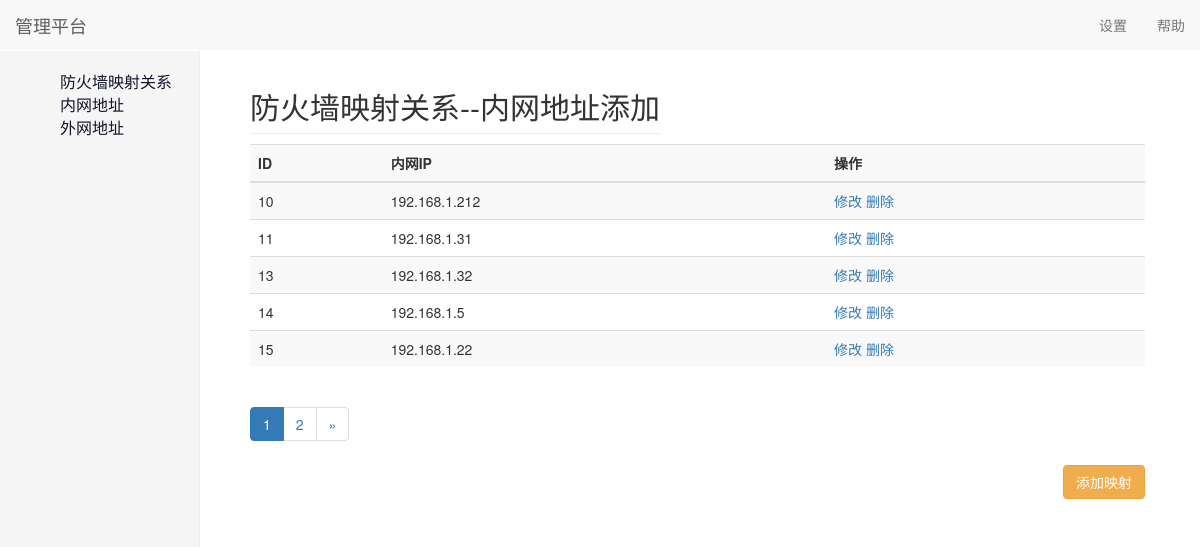
The page /fwmapping/landetail/ on the database as committed earlier.
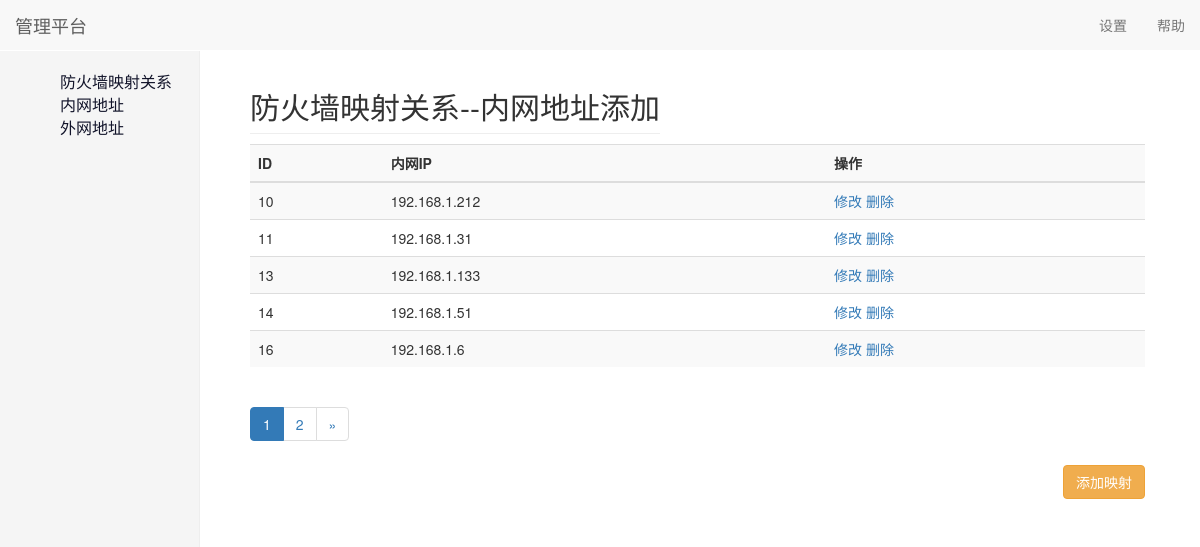
The same page on the database as committed later.
### fwMapping/models.py (models this page shows, shortened)
class Laninter(models.Model):
    lanip = models.GenericIPAddressField(unique=True)

### fwMapping/views.py (the view)
# urls.py: path('landetail/', views.LanDetail.as_view(), name="lanDetail"),
class LanDetail(ListDeleteView):
    queryset = models.Laninter
    serializers_class = modelSer.LanForm
    render_html = "LanDetail.html"
    page_num = 5

### fwMapping/public/generics.py (called while the page is built)
    def listView(self, request, *args, **kwargs):
        queryset = self.queryset.objects.all().order_by('pk')
        p = Paginator_page(request, queryset, self.page_num)
        get_list = p.get_page
        forms = self.serializers_class(request.POST)
        get_list["forms"] = forms
        return render(request, self.render_html, get_list)

### fwMapping/public/mixins.py (called while the page is built)
    def get(self, request, *args, **kwargs):
        return self.listView(request, *args, **kwargs)

### fwMapping/templates/LanDetail.html (shortened to what this page needs)
{% extends 'index.html' %}
{% block right_box %}
    {% load static %}
    <div class="clearfix">
        <h2 class="sub-header pull-left">防火墙映射关系--内网地址添加</h2>
    </div>
    <div class="table-responsive">
        <table class="table table-striped">
            <tr>
                <th>ID</th>
                <th>内网IP</th>
                <th colspan="2">操作</th>
            </tr>
            <tbody>
            {% for mapping in queryset %}
                <tr>
                    <td>{{ mapping.id }}</td>
                    <td>{{ mapping.lanip }}</td>
                    <td>
                        <span>
                            <a href="{% url 'fwMapping:lanChange'%}?changeID={{ mapping.id }}">修改</a>
                            <a href="#" class="delete">删除</a>
                        </span>
                    </td>
                </tr>
            {% endfor %}
            </tbody>
        </table>
        {% include 'paginator_page.html' %}
    </div>
    <a href="{% url 'fwMapping:lanChange' %}">
        <button class="pull-right btn btn-warning">添加映射</button>
    </a>
{% endblock %}

Rows that differ between the two databases and show on the page:
removed Laninter: id "15", lanip "192.168.1.22"
changed Laninter id 13: lanip "192.168.1.32" → "192.168.1.133"
changed Laninter id 14: lanip "192.168.1.5" → "192.168.1.51"
now on this page (row unchanged): Laninter: id "16", lanip "192.168.1.6"
